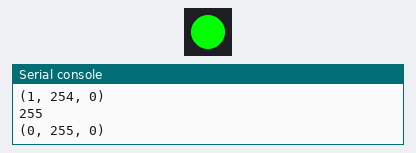
Bench run of a program on a simulated CircuitPython board. Parts: 1 RGB LEDs in strip order, left to right, the last lines printed to the serial console.

Above: at 12.93 s.
At 25.87 s:
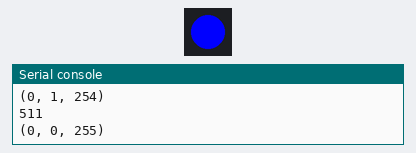
At 38.81 s:
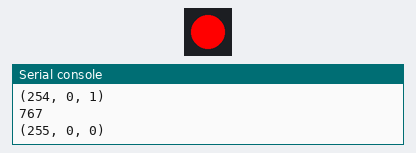
Timing chart, 0 to 40.0 s (numbered marks = the images above):
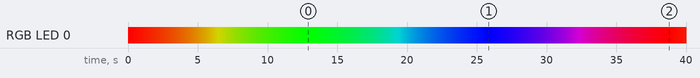

The program:

Colourwave-neopixel.py
```python
import time
import board
import neopixel

#step count between primarys
stepsize = 1
fadecount = (256/stepsize)
redgreen = fadecount
greenblue = 2*fadecount
bluered = 3*fadecount

cyclecount = 3*fadecount

#initialse colours
red = 255
green = 0
blue = 0

#define pixel to rainbow
pixel = neopixel.NeoPixel(board.NEOPIXEL, 1)
#define pixel brightness
pixel.brightness = 1

#stepcount initialise
count = 0

while (count < (cyclecount+1)):
    colour=(red,green,blue)
    print(count)
    print(colour)
    pixel.fill(colour)
    if (count < redgreen):
        red -= stepsize
        green += stepsize
        if (red < 0):
            red = 0
        if (green > 255):
            green = 255
    elif (count < greenblue):
        green -= stepsize
        blue += stepsize
        if (green < 0):
            green = 0
        if (blue > 255):
            blue = 255
    elif (count < bluered):
        blue -= stepsize
        red += stepsize
        if (blue < 0):
            blue = 0
        if (red > 255):
            red = 255
    count += 1
    if (count == cyclecount):
        count = 0
    time.sleep(0.05)
```
